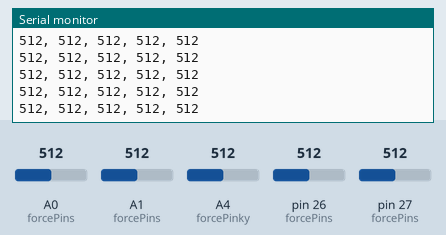
A sketch run on a simulated Teensy 4. Shown: the last lines printed to the serial monitor. Inputs (shaded band) come from the test bench; at power-on: A0 (forcePins) = 512, A1 (forcePins) = 512, A4 (forcePinky) = 512, pin 26 (forcePins) = 512, pin 27 (forcePins) = 512.

Above: at 1.2 s.
1.3 s: A0 (forcePins) set to 716
At 1.33 s:
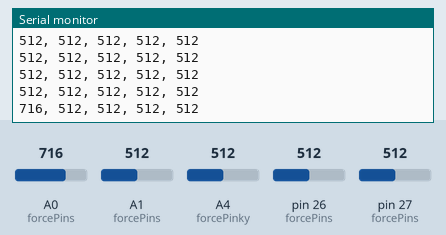
2.8 s: A1 (forcePins) set to 716
At 2.8 s:
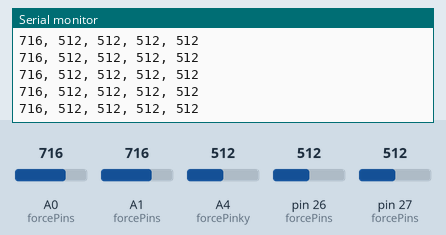
4.3 s: A4 (forcePinky) set to 716
At 4.33 s:
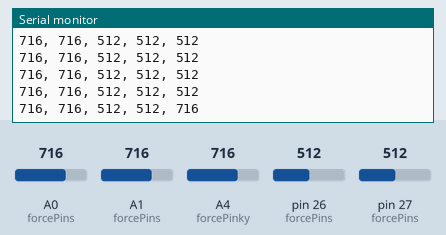
5.8 s: pin 26 (forcePins) set to 716
At 5.8 s:
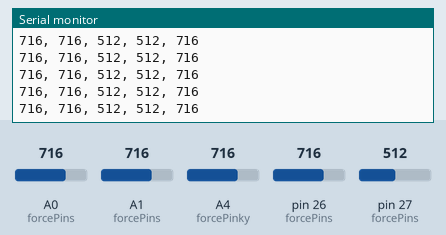
7.3 s: pin 27 (forcePins) set to 716
At 7.32 s:
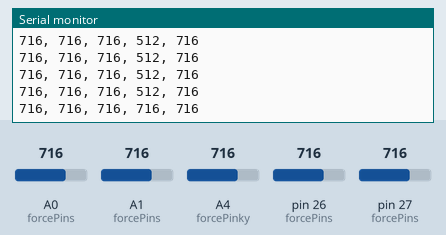
8.8 s: A0 (forcePins) set to 992
At 8.84 s:
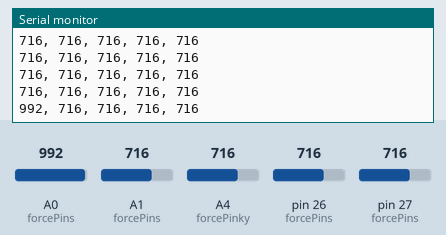
Timing chart, 0 to 11.3 s (numbered marks = the images above; inputs shaded):
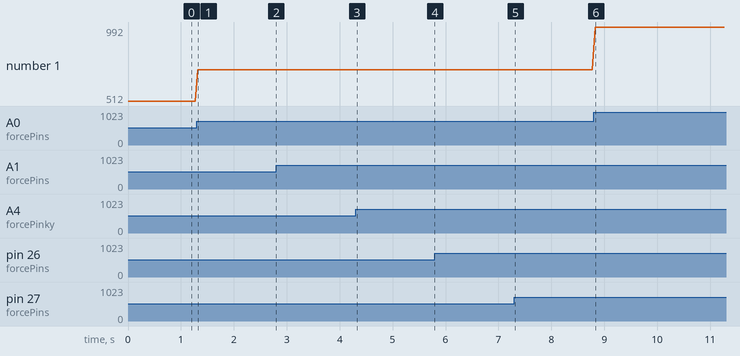

The sketch:

ForceDataConversionScript.ino
```cpp
/*
 * Cog Glove - Force Sensor Serial Output
 * Outputs analog readings as comma-separated values in the order:
 * Thumb, Index, Middle, Ring, Pinky
 */

// Define the analog pins based on the wiring table
const int forceThumb  = A0;
const int forceIndex  = A1;
const int forceMiddle = A12;
const int forceRing   = A13;
const int forcePinky  = A4;

// Array for easier iteration
const int forcePins[] = {forceThumb, forceIndex, forceMiddle, forceRing, forcePinky};
const int numFingers = 5;

void setup() {
  // Initialize serial communication at 9600 bits per second
  Serial.begin(9600);

  // Wait for the serial port to connect (required for some Teensy boards)
  while (!Serial) {
    ;
  }

  Serial.println("Force Sensor Data Started...");
  Serial.println("Format: Thumb, Index, Middle, Ring, Pinky");
}

void loop() {
  // Loop through each pin, read the value, and print it
  for (int i = 0; i < numFingers; i++) {
    int sensorValue = analogRead(forcePins[i]);
    Serial.print(sensorValue);

    // Add a comma after every value except the last one
    if (i < numFingers - 1) {
      Serial.print(", ");
    }
  }

  // Print a newline character at the end of the data stream
  Serial.println();

  // A short delay to prevent flooding the serial monitor
  delay(50);
}
```

Measured:
- after the input at 1.3 s, the serial monitor: prints a new line at once (image 1)
- after the input at 4.3 s, the serial monitor: prints a new line at once (image 3)
- after the input at 7.3 s, the serial monitor: prints a new line at once (image 5)
- after the input at 8.8 s, the serial monitor: prints a new line at once (image 6)
- plotted number 1: 512 → 716 after the input at 1.3 s, 716 → 992 after the input at 8.8 s
